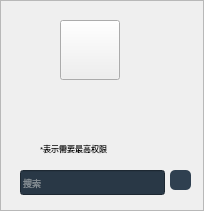
   <widget class="QFrame" name="frame">
    <property name="geometry">
     <rect>
      <x>0</x>
      <y>0</y>
      <width>204</width>
      <height>211</height>
     </rect>
    </property>
    <property name="frameShape">
     <enum>QFrame::StyledPanel</enum>
    </property>
    <property name="frameShadow">
     <enum>QFrame::Raised</enum>
    </property>
    <widget class="QToolButton" name="head">
     <property name="geometry">
      <rect>
       <x>60</x>
       <y>20</y>
       <width>60</width>
       <height>60</height>
      </rect>
     </property>
     <property name="text">
      <string/>
     </property>
     <property name="icon">
      <iconset>
       <normaloff>../../../../../pictures/staff3.png</normaloff>../../../../../pictures/staff3.png</iconset>
     </property>
     <property name="iconSize">
      <size>
       <width>60</width>
       <height>60</height>
      </size>
     </property>
    </widget>
    <widget class="QLabel" name="welcome">
     <property name="geometry">
      <rect>
       <x>30</x>
       <y>90</y>
       <width>110</width>
       <height>20</height>
      </rect>
     </property>
     <property name="text">
      <string/>
     </property>
     <property name="alignment">
      <set>Qt::AlignCenter</set>
     </property>
    </widget>
    <widget class="QLabel" name="label_2">
     <property name="geometry">
      <rect>
       <x>40</x>
       <y>140</y>
       <width>121</width>
       <height>16</height>
      </rect>
     </property>
     <property name="font">
      <font>
       <pointsize>6</pointsize>
      </font>
     </property>
     <property name="text">
      <string>*表示需要最高权限</string>
     </property>
    </widget>
    <widget class="QLineEdit" name="Search">
     <property name="geometry">
      <rect>
       <x>20</x>
       <y>170</y>
       <width>145</width>
       <height>25</height>
      </rect>
     </property>
     <property name="palette">
      <palette>
       <active>
        <colorrole role="Button">
         <brush brushstyle="SolidPattern">
          <color alpha="255">
           <red>41</red>
           <green>56</green>
           <blue>70</blue>
          </color>
         </brush>
        </colorrole>
        <colorrole role="Text">
         <brush brushstyle="SolidPattern">
          <color alpha="255">
           <red>226</red>
           <green>227</green>
           <blue>226</blue>
          </color>
         </brush>
        </colorrole>
        <colorrole role="Base">
         <brush brushstyle="SolidPattern">
          <color alpha="255">
           <red>41</red>
           <green>56</green>
           <blue>70</blue>
          </color>
         </brush>
        </colorrole>
        <colorrole role="Window">
         <brush brushstyle="SolidPattern">
          <color alpha="255">
           <red>41</red>
           <green>56</green>
           <blue>70</blue>
          </color>
         </brush>
        </colorrole>
        <colorrole role="PlaceholderText">
         <brush brushstyle="SolidPattern">
          <color alpha="128">
           <red>226</red>
           <green>227</green>
           <blue>226</blue>
          </color>
         </brush>
        </colorrole>
       </active>
       <inactive>
        <colorrole role="Button">
         <brush brushstyle="SolidPattern">
          <color alpha="255">
           <red>41</red>
           <green>56</green>
           <blue>70</blue>
          </color>
         </brush>
        </colorrole>
        <colorrole role="Text">
         <brush brushstyle="SolidPattern">
          <color alpha="255">
           <red>226</red>
           <green>227</green>
           <blue>226</blue>
          </color>
         </brush>
        </colorrole>
        <colorrole role="Base">
         <brush brushstyle="SolidPattern">
          <color alpha="255">
           <red>41</red>
           <green>56</green>
           <blue>70</blue>
          </color>
         </brush>
        </colorrole>
        <colorrole role="Window">
         <brush brushstyle="SolidPattern">
          <color alpha="255">
           <red>41</red>
           <green>56</green>
           <blue>70</blue>
          </color>
         </brush>
        </colorrole>
        <colorrole role="PlaceholderText">
         <brush brushstyle="SolidPattern">
          <color alpha="128">
           <red>226</red>
           <green>227</green>
           <blue>226</blue>
          </color>
         </brush>
        </colorrole>
       </inactive>
       <disabled>
        <colorrole role="Button">
         <brush brushstyle="SolidPattern">
          <color alpha="255">
           <red>41</red>
           <green>56</green>
           <blue>70</blue>
          </color>
         </brush>
        </colorrole>
        <colorrole role="Text">
         <brush brushstyle="SolidPattern">
          <color alpha="255">
           <red>120</red>
           <green>120</green>
           <blue>120</blue>
          </color>
         </brush>
        </colorrole>
        <colorrole role="Base">
         <brush brushstyle="SolidPattern">
          <color alpha="255">
           <red>41</red>
           <green>56</green>
           <blue>70</blue>
          </color>
         </brush>
        </colorrole>
        <colorrole role="Window">
         <brush brushstyle="SolidPattern">
          <color alpha="255">
           <red>41</red>
           <green>56</green>
           <blue>70</blue>
          </color>
         </brush>
        </colorrole>
        <colorrole role="PlaceholderText">
         <brush brushstyle="SolidPattern">
          <color alpha="128">
           <red>0</red>
           <green>0</green>
           <blue>0</blue>
          </color>
         </brush>
        </colorrole>
       </disabled>
      </palette>
     </property>
     <property name="font">
      <font>
       <family>微软雅黑</family>
       <pointsize>7</pointsize>
      </font>
     </property>
     <property name="styleSheet">
      <string notr="true"/>
     </property>
     <property name="placeholderText">
      <string>搜索</string>
     </property>
    </widget>
    <widget class="QToolButton" name="toolButton">
     <property name="geometry">
      <rect>
       <x>170</x>
       <y>170</y>
       <width>21</width>
       <height>20</height>
      </rect>
     </property>
     <property name="styleSheet">
      <string notr="true">background-color:#2f4050;
border:0px;

border-radius:5px</string>
     </property>
     <property name="text">
      <string/>
     </property>
     <property name="icon">
      <iconset>
       <normaloff>C:/pictures/search.png</normaloff>C:/pictures/search.png</iconset>
     </property>
     <property name="iconSize">
      <size>
       <width>15</width>
       <height>15</height>
      </size>
     </property>
    </widget>
    <widget class="QLabel" name="role">
     <property name="geometry">
      <rect>
       <x>30</x>
       <y>120</y>
       <width>110</width>
       <height>15</height>
      </rect>
     </property>
     <property name="font">
      <font>
       <pointsize>7</pointsize>
      </font>
     </property>
     <property name="text">
      <string/>
     </property>
     <property name="alignment">
      <set>Qt::AlignCenter</set>
     </property>
    </widget>
   </widget>
